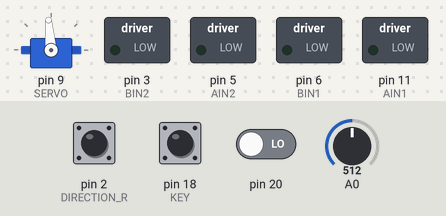
The sketch below on a simulated Arduino Uno, built with avr-gcc and run on an emulated ATmega328P. On the bench: servo, switched loads named in the sketch (green lamp = pin HIGH). Inputs (shaded band) come from the test bench; at power-on: A0 = 512, pin 2 (DIRECTION_R) HIGH, pin 18 (KEY) HIGH, pin 20 LOW. What the sketch prints to the serial monitor is not drawn.

Above: at 1.4 s.
1.5 s: A0 set to 145
At 3.4 s:
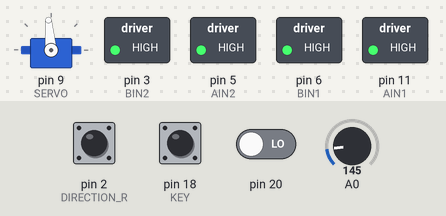
4.5 s: A0 set to 124
At 7.5 s:
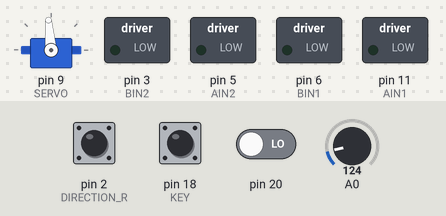
Timing chart, 0 to 9.0 s (numbered marks = the images above; inputs shaded):
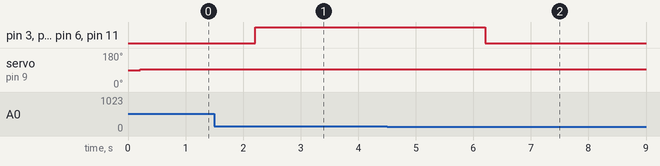

The sketch:

car_wo_oled.ino
```cpp
/* Based on code from www.minibalance.com
 */

#include <PinChangeInterrupt.h>
#include <MsTimer2.h>
#include <Servo.h>

#define AIN1 11
#define AIN2 5
#define BIN1 6
#define BIN2 3
#define SERVO 9

#define ENCODER_L 8
#define DIRECTION_L 4
#define ENCODER_R 7
#define DIRECTION_R 2

#define KEY 18
#define T 0.156f
#define L 0.1445f
#define pi 3.1415926

Servo myservo;
volatile long Velocity_L, Velocity_R;
int Velocity_Left, Velocity_Right = 0, Velocity, Angle;
char Flag_Direction;
float Velocity_KP = 0.3, Velocity_KI = 0.3;
unsigned char Flag_Stop = 0, PID_Send, Flash_Send, Bluetooth_Velocity = 15;
float Target_A, Target_B;
int Battery_Voltage;
unsigned char servo;
// void (* resetFunc) (void) = 0;// Reset func

unsigned char My_click(void)
{
	static byte flag_key = 1;
	if (flag_key && (digitalRead(KEY) == 0)) {	// Clicked
		flag_key = 0;
		if (digitalRead(KEY) == 0)
			return 1;
	} else if (digitalRead(KEY) == 1)
		flag_key = 1;
	return 0;
}

void Set_Pwm(int motora, int motorb)
{
	if (motora > 0)
		analogWrite(AIN2, motora), digitalWrite(AIN1, LOW);
	else
		digitalWrite(AIN1, HIGH), analogWrite(AIN2, 255 + motora);

	if (motorb > 0)
		digitalWrite(BIN2, LOW), analogWrite(BIN1, motorb);
	else
		analogWrite(BIN1, 255 + motorb), digitalWrite(BIN2, HIGH);
}

unsigned char Turn_Off()
{
	if (Flag_Stop == 1 || Battery_Voltage < 700) {
		digitalWrite(AIN1, LOW);
		digitalWrite(AIN2, LOW);
		digitalWrite(BIN1, LOW);
		digitalWrite(BIN2, LOW);
		return 1;
	}
	return 0;
}

void Kinematic_Analysis(float velocity, float angle)
{
	char K = 1;
	Target_A = velocity * (1 + T * tan(angle * pi / 180) / 2 / L);
	Target_B = velocity * (1 - T * tan(angle * pi / 180) / 2 / L);
	servo = 95 + angle * K;
	//  if(servo>95)servo=servo*1.15;
	myservo.write(servo);
}

int Incremental_PI_A(int Encoder, int Target)
{
	static float Bias, Pwm, Last_bias;
	Bias = Encoder - Target;
	Pwm += Velocity_KP * (Bias - Last_bias) + Velocity_KI * Bias;
	if (Pwm > 255)
		Pwm = 255;
	if (Pwm < -255)
		Pwm = -255;
	Last_bias = Bias;
	return Pwm;
}

int Incremental_PI_B(int Encoder, int Target)
{
	static float Bias, Pwm, Last_bias;
	Bias = Encoder - Target;
	Pwm += Velocity_KP * (Bias - Last_bias) + Velocity_KI * Bias;
	if (Pwm > 255)
		Pwm = 255;
	if (Pwm < -255)
		Pwm = -255;
	Last_bias = Bias;
	return Pwm;
}

void control()
{
	int Temp, Temp2, Motora, Motorb;
	static float Voltage_All;
	static unsigned char Position_Count, Voltage_Count;
	sei();
	Velocity_Left = Velocity_L;
	Velocity_L = 0;
	Velocity_Right = Velocity_R;
	Velocity_R = 0;
	Get_RC();
	Kinematic_Analysis(Velocity, Angle);
	Motora = Incremental_PI_A(Target_A, Velocity_Left);
	Motorb = Incremental_PI_B(Target_B, Velocity_Right);
	if (Turn_Off() == 0)
		Set_Pwm(Motora, Motorb);
	Temp2 = analogRead(0);
	Voltage_Count++;
	Voltage_All += Temp2;
	if (Voltage_Count == 200)
		Battery_Voltage = Voltage_All * 0.05371 / 2, Voltage_All = 0, Voltage_Count = 0;
	Temp = My_click();
	if (Temp == 1)
		Flag_Stop = !Flag_Stop;
}

void Get_RC(void)
{
	char Yuzhi = 2;
	static float Last_Bias;
	float Bias, LY, RX;
	if (Flag_Direction == 0)  // Stop
		Velocity = 0, Angle = 0;
	else if (Flag_Direction == 1)  // Forward
		Velocity = Bluetooth_Velocity, Angle = 0;
	else if (Flag_Direction == 2)  // Right Forward
		Velocity = Bluetooth_Velocity, Angle = 45;
	else if (Flag_Direction == 3)  // Turn Right
		Velocity = 0, Angle = 0;
	else if (Flag_Direction == 4)  // Right Backward
		Velocity = -Bluetooth_Velocity, Angle = 45;
	else if (Flag_Direction == 5)  // Backward
		Velocity = -Bluetooth_Velocity, Angle = 0;
	else if (Flag_Direction == 6)  // Left Backward
		Velocity = -Bluetooth_Velocity, Angle = -45;
	else if (Flag_Direction == 7)  // Turn Left
		Velocity = 0, Angle = 0;
	else if (Flag_Direction == 8)  // Left Forward
		Velocity = Bluetooth_Velocity, Angle = -45;
	if (Angle < -45)
		Angle = -45;
	if (Angle > 45)
		Angle = 45;
}

void setup()
{
	char error;
	pinMode(AIN1, OUTPUT);
	pinMode(AIN2, OUTPUT);
	pinMode(BIN1, OUTPUT);
	pinMode(BIN2, OUTPUT);
	myservo.attach(SERVO);

	pinMode(ENCODER_L, INPUT);
	pinMode(DIRECTION_L, INPUT);
	pinMode(ENCODER_R, INPUT);
	pinMode(DIRECTION_R, INPUT);
	pinMode(KEY, INPUT);
	delay(200);
	attachInterrupt(0, READ_ENCODER_R, CHANGE);
	attachPinChangeInterrupt(20, READ_ENCODER_L, CHANGE);
	MsTimer2::set(10, control);
	MsTimer2::start();
	Serial.begin(38400);
}

void loop()
{
	static char flag;
	int Voltage_Temp;
	flag = !flag;
	Voltage_Temp = (Battery_Voltage - 740);
	if (Voltage_Temp > 100)
		Voltage_Temp = 100;
	if (Voltage_Temp < 0)
		Voltage_Temp = 0;
	if (PID_Send == 1) {
		Serial.print("{C");
		Serial.print(Bluetooth_Velocity);
		Serial.print(":");
		Serial.print((int)(Velocity_KP * 100));
		Serial.print(":");
		Serial.print((int)(Velocity_KI * 100));
		Serial.print("}$");
		PID_Send = 0;
	} else if (flag == 0) {
		Serial.print("{A");
		Serial.print(abs(Velocity_Left));
		Serial.print(":");
		Serial.print(abs(Velocity_Right));
		Serial.print(":");
		Serial.print(Voltage_Temp);
		Serial.print(":");
		Serial.print(servo - 90);
		Serial.print("}$");
	} else {
		Serial.print("{B");
		Serial.print(servo);
		Serial.print(":");
		Serial.print(Voltage_Temp);
		Serial.print(":");
		Serial.print(Velocity_Left);
		Serial.print(":");
		Serial.print(Velocity_Right);
		Serial.print("}$");
	}
}

void READ_ENCODER_L()
{
	if (digitalRead(ENCODER_L) == LOW) { // Falling Edge
		if (digitalRead(DIRECTION_L) == LOW)
			Velocity_L--;
		else
			Velocity_L++;
	} else { // Rising Edge
		if (digitalRead(DIRECTION_L) == LOW)
			Velocity_L++;
		else
			Velocity_L--;
	}
}

void READ_ENCODER_R()
{
	if (digitalRead(ENCODER_R) == LOW) { // Falling Edge
		if (digitalRead(DIRECTION_R) == LOW)
			Velocity_R++;
		else
			Velocity_R--;
	} else {  // Rising Edge
		if (digitalRead(DIRECTION_R) == LOW)
			Velocity_R--;
		else
			Velocity_R++;
	}
}

void serialEvent()
{
	static unsigned char Flag_PID, Receive[10], Receive_Data, i, j;
	static float Data;
	while (Serial.available()) {
		Receive_Data = Serial.read();
		if (Receive_Data >= 'A' && Receive_Data <= 'K') // 0x41 -- 0x48
			Flag_Direction = Receive_Data - 0x40;
		else if (Receive_Data < 10)
			Flag_Direction = Receive_Data;
		else if (Receive_Data == 'Z')  // 0x5A
			Flag_Direction = 0;
		else if (Receive_Data == 'I')
			Flag_Stop = 1;
		if (Flag_Stop)
			Flag_Direction = 0;
		if (Receive_Data == '{')  // 0x7B
			Flag_PID = 1;
		if (Receive_Data == '}')  // 0x7D
			Flag_PID = 2;
		if (Flag_PID == 1)
			Receive[i] = Receive_Data, i++;
		else if (Flag_PID == 2) {
			if (Receive[1] == 'P')  // 0x50
				PID_Send = 1;
			else {	// 0x23, Update PID Parameters
				for (j = i; j >= 4; j--) {
					Data += (Receive[j - 1] - '0') * pow(10, i - j);
				}
				switch (Receive[1]) {
				case 0x30:
					Bluetooth_Velocity = Data;
					break;
				case 0x31:
					Velocity_KP = Data / 100;
					break;
				case 0x32:
					Velocity_KI = Data / 100;
					break;
				}
			}
			Flag_PID = 0;
			i = 0;
			j = 0;
			Data = 0;
		}
	}
}
```

Measured:
- the behaviour switches between 131 and 130 on A0 (found by bisection; images 1 and 2)
- after the input at 4.5 s, pin 3 (BIN2), pin 5 (AIN2), pin 6 (BIN1), pin 11 (AIN1): HIGH → LOW after 1.7 s
